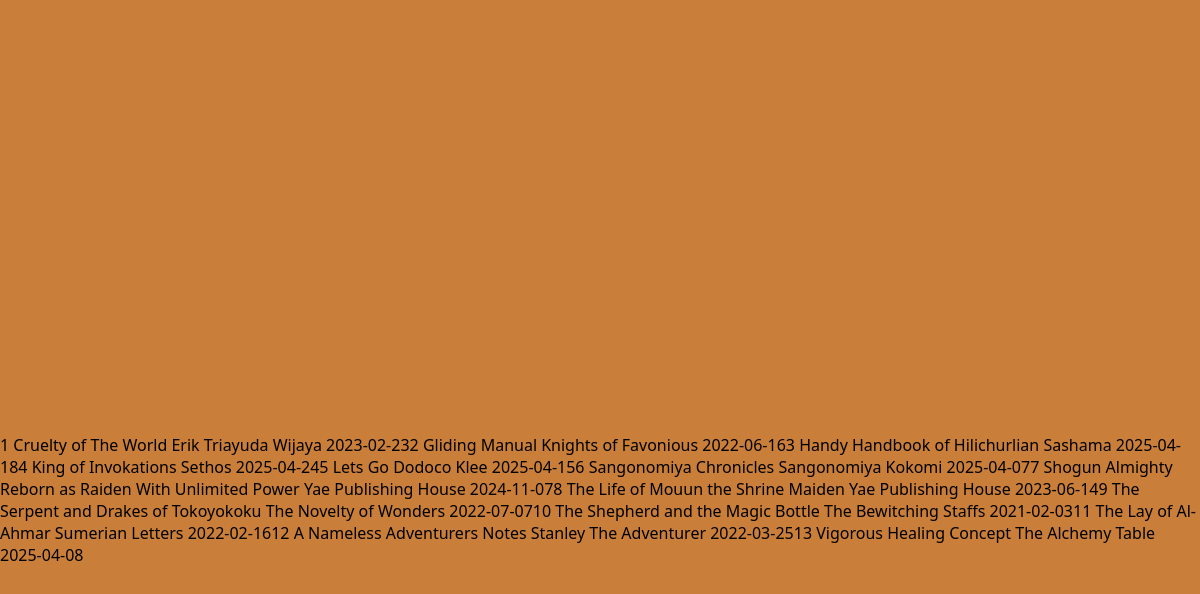
Page /Praktikum-8_CRUD/dashboard.php on the committed database.
### tables this page shows
CREATE TABLE `buku` (
  `id` int(11) NOT NULL,
  `judul` varchar(100) NOT NULL,
  `penulis` varchar(30) NOT NULL,
  `tahun` date NOT NULL,
  `deskripsi` varchar(1000) DEFAULT NULL
);

### Praktikum-8_CRUD/dashboard.php (the view, shortened to what this page needs)
<!DOCTYPE html>
<html lang="en">
<head>
    <link rel="stylesheet" href="style/dashboard.css">
</head>
<body>
    <?php include("config.php"); ?>
    <?php
        $fetch = $dbh->query("SELECT * FROM buku");
        foreach($fetch as $row){
            echo $row['id'] . " " . $row['judul'] . " " . $row['penulis'] . " " . $row['tahun'];
        }
    ?>
</body>
</html>

### Praktikum-10_NodeJS/style/dashboard.css (style rules this page uses)
* { font-family: 'Segoe UI', Tahoma, Geneva, Verdana, sans-serif; transition: 0.3s; }
body { padding: 100px 0px; margin: 0; display: flex; justify-content: center; align-items: center; align-content: center; flex-wrap: wrap; height: 100vh; background-color: var(--color-theme); --color-theme: rgb(201, 126, 57); }

### rows in the picture
buku: id "1", judul "Cruelty of The World", penulis "Erik Triayuda Wijaya", tahun "2023-02-23"
buku: id "2", judul "Gliding Manual", penulis "Knights of Favonious", tahun "2022-06-16"
buku: id "3", judul "Handy Handbook of Hilichurlian", penulis "Sashama", tahun "2025-04-18"
buku: id "4", judul "King of Invokations", penulis "Sethos", tahun "2025-04-24"
buku: id "5", judul "Lets Go Dodoco", penulis "Klee", tahun "2025-04-15"
buku: id "6", judul "Sangonomiya Chronicles", penulis "Sangonomiya Kokomi", tahun "2025-04-07"
buku: id "7", judul "Shogun Almighty Reborn as Raiden With Unlimited Power", penulis "Yae Publishing House", tahun "2024-11-07"
buku: id "8", judul "The Life of Mouun the Shrine Maiden", penulis "Yae Publishing House", tahun "2023-06-14"
buku: id "9", judul "The Serpent and Drakes of Tokoyokoku", penulis "The Novelty of Wonders", tahun "2022-07-07"
buku: id "10", judul "The Shepherd and the Magic Bottle", penulis "The Bewitching Staffs", tahun "2021-02-03"
buku: id "11", judul "The Lay of Al-Ahmar", penulis "Sumerian Letters", tahun "2022-02-16"
buku: id "12", judul "A Nameless Adventurers Notes", penulis "Stanley The Adventurer", tahun "2022-03-25"
buku: id "13", judul "Vigorous Healing Concept", penulis "The Alchemy Table", tahun "2025-04-08"
